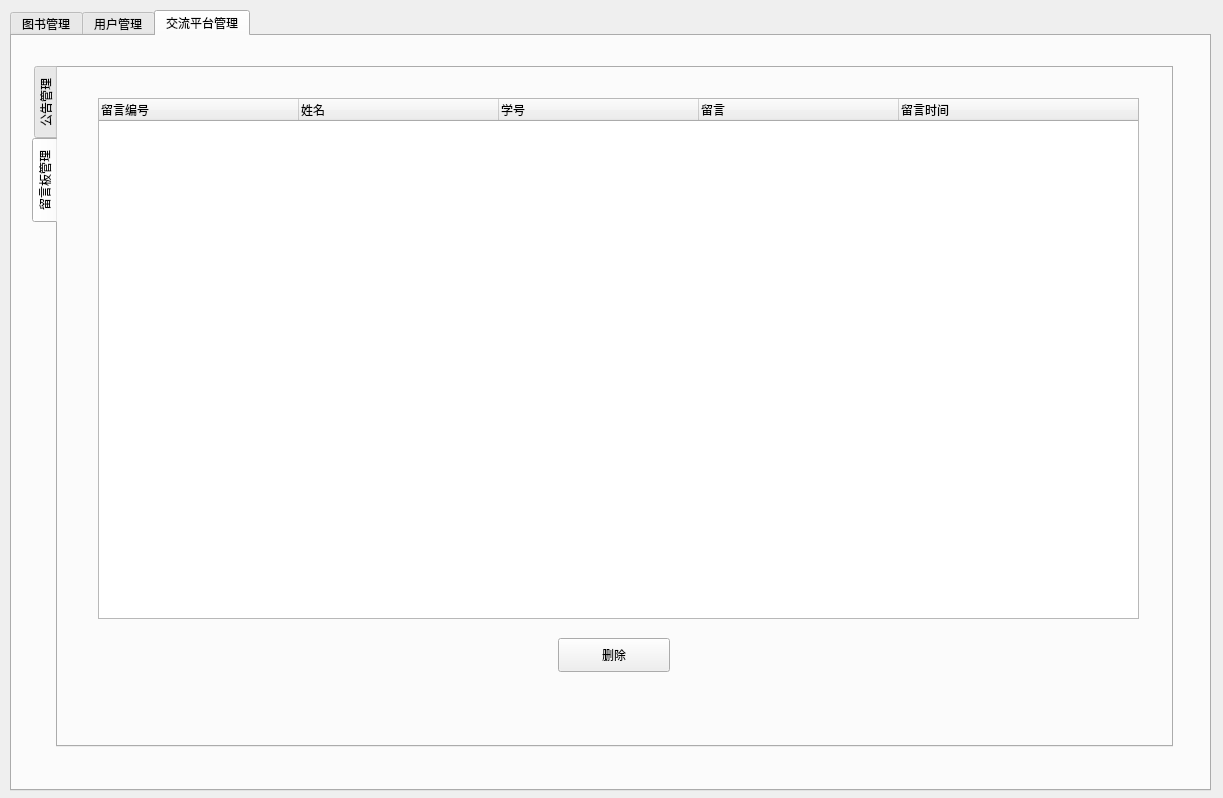
<?xml version="1.0" encoding="UTF-8"?>
<ui version="4.0">
 <class>Admin</class>
 <widget class="QWidget" name="Admin">
  <property name="geometry">
   <rect>
    <x>0</x>
    <y>0</y>
    <width>1223</width>
    <height>798</height>
   </rect>
  </property>
  <property name="windowTitle">
   <string>Admin</string>
  </property>
  <widget class="QTabWidget" name="tabWidget">
   <property name="geometry">
    <rect>
     <x>10</x>
     <y>10</y>
     <width>1201</width>
     <height>781</height>
    </rect>
   </property>
   <property name="font">
    <font>
     <pointsize>9</pointsize>
    </font>
   </property>
   <property name="currentIndex">
    <number>2</number>
   </property>
   <widget class="QWidget" name="tab">
    <attribute name="title">
     <string>图书管理</string>
    </attribute>
    <widget class="QTabWidget" name="tabWidget_3">
     <property name="geometry">
      <rect>
       <x>20</x>
       <y>20</y>
       <width>1161</width>
       <height>721</height>
      </rect>
     </property>
     <property name="tabPosition">
      <enum>QTabWidget::West</enum>
     </property>
     <property name="currentIndex">
      <number>2</number>
     </property>
     <widget class="QWidget" name="tab_6">
      <attribute name="title">
       <string>图书借阅日志</string>
      </attribute>
      <widget class="QTabWidget" name="tabWidget_5">
       <property name="geometry">
        <rect>
         <x>30</x>
         <y>10</y>
         <width>1091</width>
         <height>671</height>
        </rect>
       </property>
       <property name="currentIndex">
        <number>0</number>
       </property>
       <widget class="QWidget" name="tab_12">
        <attribute name="title">
         <string>借阅流水</string>
        </attribute>
        <widget class="QTreeWidget" name="treeWidget_11">
         <property name="geometry">
          <rect>
           <x>10</x>
           <y>10</y>
           <width>1071</width>
           <height>431</height>
          </rect>
         </property>
         <attribute name="headerDefaultSectionSize">
          <number>150</number>
         </attribute>
         <column>
          <property name="text">
           <string>借阅用户</string>
          </property>
         </column>
         <column>
          <property name="text">
           <string notr="true">图书编号</string>
          </property>
         </column>
         <column>
          <property name="text">
           <string>书名</string>
          </property>
         </column>
         <column>
          <property name="text">
           <string>作者</string>
          </property>
         </column>
         <column>
          <property name="text">
           <string>出版社</string>
          </property>
         </column>
         <column>
          <property name="text">
           <string>借阅日期</string>
          </property>
         </column>
         <column>
          <property name="text">
           <string>应还日期</string>
          </property>
         </column>
        </widget>
       </widget>
       <widget class="QWidget" name="tab_13">
        <attribute name="title">
         <string>超期图书</string>
        </attribute>
        <widget class="QTreeWidget" name="treeWidget_12">
         <property name="geometry">
          <rect>
           <x>10</x>
           <y>10</y>
           <width>1071</width>
           <height>431</height>
          </rect>
         </property>
         <attribute name="headerDefaultSectionSize">
          <number>130</number>
         </attribute>
         <column>
          <property name="text">
           <string>借阅用户</string>
          </property>
         </column>
         <column>
          <property name="text">
           <string notr="true">图书编号</string>
          </property>
         </column>
         <column>
          <property name="text">
           <string>书名</string>
          </property>
         </column>
         <column>
          <property name="text">
           <string>作者</string>
          </property>
         </column>
         <column>
          <property name="text">
           <string>出版社</string>
          </property>
         </column>
         <column>
          <property name="text">
           <string>借阅日期</string>
          </property>
         </column>
         <column>
          <property name="text">
           <string>应还日期</string>
          </property>
         </column>
         <column>
          <property name="text">
           <string>超期时间</string>
          </property>
         </column>
        </widget>
       </widget>
      </widget>
     </widget>
     <widget class="QWidget" name="tab_7">
      <attribute name="title">
       <string>图书增添</string>
      </attribute>
      <widget class="QTreeWidget" name="treeWidget_13">
       <property name="geometry">
        <rect>
         <x>30</x>
         <y>20</y>
         <width>1081</width>
         <height>451</height>
        </rect>
       </property>
       <attribute name="headerDefaultSectionSize">
        <number>120</number>
       </attribute>
       <column>
        <property name="text">
         <string notr="true">图书编号</string>
        </property>
       </column>
       <column>
        <property name="text">
         <string>书名</string>
        </property>
       </column>
       <column>
        <property name="text">
         <string>作者</string>
        </property>
       </column>
       <column>
        <property name="text">
         <string>出版社</string>
        </property>
       </column>
       <column>
        <property name="text">
         <string>出版日期</string>
        </property>
       </column>
       <column>
        <property name="text">
         <string>专业类别</string>
        </property>
       </column>
       <column>
        <property name="text">
         <string>当前借阅数量</string>
        </property>
       </column>
       <column>
        <property name="text">
         <string>书本总数量</string>
        </property>
       </column>
       <column>
        <property name="text">
         <string>书价</string>
        </property>
       </column>
      </widget>
      <widget class="QGroupBox" name="groupBox">
       <property name="geometry">
        <rect>
         <x>330</x>
         <y>560</y>
         <width>441</width>
         <height>91</height>
        </rect>
       </property>
       <property name="title">
        <string/>
       </property>
       <widget class="QPushButton" name="pushButton">
        <property name="geometry">
         <rect>
          <x>40</x>
          <y>30</y>
          <width>112</width>
          <height>34</height>
         </rect>
        </property>
        <property name="text">
         <string>添加</string>
        </property>
       </widget>
       <widget class="QPushButton" name="pushButton_2">
        <property name="geometry">
         <rect>
          <x>300</x>
          <y>30</y>
          <width>112</width>
          <height>34</height>
         </rect>
        </property>
        <property name="text">
         <string>删除</string>
        </property>
       </widget>
      </widget>
     </widget>
     <widget class="QWidget" name="tab_8">
      <attribute name="title">
       <string>书籍借阅</string>
      </attribute>
      <widget class="QTabWidget" name="tabWidget_6">
       <property name="geometry">
        <rect>
         <x>20</x>
         <y>20</y>
         <width>1091</width>
         <height>671</height>
        </rect>
       </property>
       <property name="currentIndex">
        <number>0</number>
       </property>
       <widget class="QWidget" name="tab_15">
        <attribute name="title">
         <string>借阅</string>
        </attribute>
        <widget class="QLabel" name="label">
         <property name="geometry">
          <rect>
           <x>90</x>
           <y>50</y>
           <width>91</width>
           <height>31</height>
          </rect>
         </property>
         <property name="text">
          <string>&lt;html&gt;&lt;head/&gt;&lt;body&gt;&lt;p&gt;&lt;span style=&quot; font-size:10pt;&quot;&gt;图书编号&lt;/span&gt;&lt;/p&gt;&lt;/body&gt;&lt;/html&gt;</string>
         </property>
        </widget>
        <widget class="QPushButton" name="searchPushButton">
         <property name="geometry">
          <rect>
           <x>620</x>
           <y>50</y>
           <width>112</width>
           <height>34</height>
          </rect>
         </property>
         <property name="text">
          <string>查询</string>
         </property>
        </widget>
        <widget class="QTreeWidget" name="treeWidget_4">
         <property name="geometry">
          <rect>
           <x>90</x>
           <y>130</y>
           <width>961</width>
           <height>121</height>
          </rect>
         </property>
         <attribute name="headerDefaultSectionSize">
          <number>185</number>
         </attribute>
         <column>
          <property name="text">
           <string>图书编号</string>
          </property>
         </column>
         <column>
          <property name="text">
           <string>ISBN</string>
          </property>
         </column>
         <column>
          <property name="text">
           <string>书名</string>
          </property>
         </column>
         <column>
          <property name="text">
           <string>作者</string>
          </property>
         </column>
         <column>
          <property name="text">
           <string>是否可借</string>
          </property>
         </column>
        </widget>
        <widget class="QLabel" name="label_2">
         <property name="geometry">
          <rect>
           <x>90</x>
           <y>310</y>
           <width>131</width>
           <height>31</height>
          </rect>
         </property>
         <property name="text">
          <string>&lt;html&gt;&lt;head/&gt;&lt;body&gt;&lt;p&gt;&lt;span style=&quot; font-size:10pt;&quot;&gt;用户名(学号)&lt;/span&gt;&lt;/p&gt;&lt;/body&gt;&lt;/html&gt;</string>
         </property>
        </widget>
        <widget class="QPushButton" name="searchPushButton_2">
         <property name="geometry">
          <rect>
           <x>620</x>
           <y>310</y>
           <width>112</width>
           <height>34</height>
          </rect>
         </property>
         <property name="text">
          <string>查询</string>
         </property>
        </widget>
        <widget class="QTreeWidget" name="treeWidget_5">
         <property name="geometry">
          <rect>
           <x>90</x>
           <y>390</y>
           <width>961</width>
           <height>141</height>
          </rect>
         </property>
         <column>
          <property name="text">
           <string>姓名</string>
          </property>
         </column>
         <column>
          <property name="text">
           <string>学号</string>
          </property>
         </column>
         <column>
          <property name="text">
           <string>专业</string>
          </property>
         </column>
        </widget>
        <widget class="QPushButton" name="pushButton_3">
         <property name="geometry">
          <rect>
           <x>470</x>
           <y>570</y>
           <width>112</width>
           <height>34</height>
          </rect>
         </property>
         <property name="text">
          <string>借阅</string>
         </property>
        </widget>
        <widget class="QLineEdit" name="lineEdit">
         <property name="geometry">
          <rect>
           <x>250</x>
           <y>50</y>
           <width>331</width>
           <height>31</height>
          </rect>
         </property>
        </widget>
        <widget class="QLineEdit" name="lineEdit_2">
         <property name="geometry">
          <rect>
           <x>250</x>
           <y>310</y>
           <width>331</width>
           <height>31</height>
          </rect>
         </property>
        </widget>
       </widget>
       <widget class="QWidget" name="tab_14">
        <attribute name="title">
         <string>归还</string>
        </attribute>
        <widget class="QLabel" name="label_3">
         <property name="geometry">
          <rect>
           <x>110</x>
           <y>60</y>
           <width>91</width>
           <height>31</height>
          </rect>
         </property>
         <property name="text">
          <string>&lt;html&gt;&lt;head/&gt;&lt;body&gt;&lt;p&gt;&lt;span style=&quot; font-size:10pt;&quot;&gt;书名&lt;/span&gt;&lt;/p&gt;&lt;/body&gt;&lt;/html&gt;</string>
         </property>
        </widget>
        <widget class="QLabel" name="label_4">
         <property name="geometry">
          <rect>
           <x>110</x>
           <y>300</y>
           <width>121</width>
           <height>31</height>
          </rect>
         </property>
         <property name="text">
          <string>&lt;html&gt;&lt;head/&gt;&lt;body&gt;&lt;p&gt;&lt;span style=&quot; font-size:10pt;&quot;&gt;借阅人信息&lt;/span&gt;&lt;/p&gt;&lt;/body&gt;&lt;/html&gt;</string>
         </property>
        </widget>
        <widget class="QPushButton" name="pushButton_4">
         <property name="geometry">
          <rect>
           <x>680</x>
           <y>60</y>
           <width>112</width>
           <height>34</height>
          </rect>
         </property>
         <property name="text">
          <string>查询</string>
         </property>
        </widget>
        <widget class="QTreeWidget" name="treeWidget_6">
         <property name="geometry">
          <rect>
           <x>70</x>
           <y>140</y>
           <width>971</width>
           <height>111</height>
          </rect>
         </property>
         <attribute name="headerDefaultSectionSize">
          <number>150</number>
         </attribute>
         <column>
          <property name="text">
           <string>图书编号</string>
          </property>
         </column>
         <column>
          <property name="text">
           <string>ISBN</string>
          </property>
         </column>
         <column>
          <property name="text">
           <string>书名</string>
          </property>
         </column>
         <column>
          <property name="text">
           <string>借阅日期</string>
          </property>
         </column>
         <column>
          <property name="text">
           <string>是否可借</string>
          </property>
         </column>
         <column>
          <property name="text">
           <string>是否超期</string>
          </property>
         </column>
        </widget>
        <widget class="QTreeWidget" name="treeWidget_7">
         <property name="geometry">
          <rect>
           <x>70</x>
           <y>380</y>
           <width>961</width>
           <height>141</height>
          </rect>
         </property>
         <column>
          <property name="text">
           <string>姓名</string>
          </property>
         </column>
         <column>
          <property name="text">
           <string>学号</string>
          </property>
         </column>
         <column>
          <property name="text">
           <string>专业</string>
          </property>
         </column>
        </widget>
        <widget class="QPushButton" name="pushButton_8">
         <property name="geometry">
          <rect>
           <x>460</x>
           <y>560</y>
           <width>112</width>
           <height>34</height>
          </rect>
         </property>
         <property name="text">
          <string>归还</string>
         </property>
        </widget>
        <widget class="QLineEdit" name="lineEdit_3">
         <property name="geometry">
          <rect>
           <x>260</x>
           <y>60</y>
           <width>331</width>
           <height>31</height>
          </rect>
         </property>
        </widget>
       </widget>
      </widget>
     </widget>
    </widget>
   </widget>
   <widget class="QWidget" name="tab_2">
    <attribute name="title">
     <string>用户管理</string>
    </attribute>
    <widget class="QTreeWidget" name="treeWidget">
     <property name="geometry">
      <rect>
       <x>10</x>
       <y>40</y>
       <width>1181</width>
       <height>541</height>
      </rect>
     </property>
     <attribute name="headerDefaultSectionSize">
      <number>130</number>
     </attribute>
     <column>
      <property name="text">
       <string>学号</string>
      </property>
     </column>
     <column>
      <property name="text">
       <string>姓名</string>
      </property>
     </column>
     <column>
      <property name="text">
       <string>专业</string>
      </property>
     </column>
     <column>
      <property name="text">
       <string>年级班级</string>
      </property>
     </column>
     <column>
      <property name="text">
       <string>手机号</string>
      </property>
     </column>
     <column>
      <property name="text">
       <string>邮箱</string>
      </property>
     </column>
     <column>
      <property name="text">
       <string>性别</string>
      </property>
     </column>
     <column>
      <property name="text">
       <string>年龄</string>
      </property>
     </column>
     <column>
      <property name="text">
       <string>密码</string>
      </property>
     </column>
    </widget>
    <widget class="QPushButton" name="pushButton_11">
     <property name="geometry">
      <rect>
       <x>510</x>
       <y>660</y>
       <width>112</width>
       <height>34</height>
      </rect>
     </property>
     <property name="text">
      <string>修改密码</string>
     </property>
    </widget>
   </widget>
   <widget class="QWidget" name="tab_3">
    <attribute name="title">
     <string>交流平台管理</string>
    </attribute>
    <widget class="QTabWidget" name="tabWidget_2">
     <property name="geometry">
      <rect>
       <x>20</x>
       <y>30</y>
       <width>1141</width>
       <height>681</height>
      </rect>
     </property>
     <property name="tabPosition">
      <enum>QTabWidget::West</enum>
     </property>
     <property name="currentIndex">
      <number>1</number>
     </property>
     <widget class="QWidget" name="tab_4">
      <attribute name="title">
       <string>公告管理</string>
      </attribute>
      <widget class="QTreeWidget" name="treeWidget_3">
       <property name="geometry">
        <rect>
         <x>60</x>
         <y>30</y>
         <width>981</width>
         <height>481</height>
        </rect>
       </property>
       <attribute name="headerDefaultSectionSize">
        <number>230</number>
       </attribute>
       <column>
        <property name="text">
         <string>编号</string>
        </property>
       </column>
       <column>
        <property name="text">
         <string>标题</string>
        </property>
       </column>
       <column>
        <property name="text">
         <string>内容</string>
        </property>
       </column>
       <column>
        <property name="text">
         <string>发布时间</string>
        </property>
       </column>
      </widget>
      <widget class="QGroupBox" name="groupBox_2">
       <property name="geometry">
        <rect>
         <x>390</x>
         <y>570</y>
         <width>311</width>
         <height>61</height>
        </rect>
       </property>
       <property name="title">
        <string/>
       </property>
       <widget class="QPushButton" name="pushButton_5">
        <property name="geometry">
         <rect>
          <x>10</x>
          <y>10</y>
          <width>112</width>
          <height>34</height>
         </rect>
        </property>
        <property name="text">
         <string>添加</string>
        </property>
       </widget>
       <widget class="QPushButton" name="pushButton_6">
        <property name="geometry">
         <rect>
          <x>170</x>
          <y>10</y>
          <width>112</width>
          <height>34</height>
         </rect>
        </property>
        <property name="text">
         <string>修改</string>
        </property>
       </widget>
      </widget>
     </widget>
     <widget class="QWidget" name="tab_5">
      <attribute name="title">
       <string>留言板管理</string>
      </attribute>
      <widget class="QTreeWidget" name="treeWidget_2">
       <property name="geometry">
        <rect>
         <x>40</x>
         <y>30</y>
         <width>1041</width>
         <height>521</height>
        </rect>
       </property>
       <attribute name="headerDefaultSectionSize">
        <number>200</number>
       </attribute>
       <column>
        <property name="text">
         <string>留言编号</string>
        </property>
       </column>
       <column>
        <property name="text">
         <string>姓名</string>
        </property>
       </column>
       <column>
        <property name="text">
         <string>学号</string>
        </property>
       </column>
       <column>
        <property name="text">
         <string>留言</string>
        </property>
       </column>
       <column>
        <property name="text">
         <string>留言时间</string>
        </property>
       </column>
      </widget>
      <widget class="QPushButton" name="pushButton_7">
       <property name="geometry">
        <rect>
         <x>500</x>
         <y>570</y>
         <width>112</width>
         <height>34</height>
        </rect>
       </property>
       <property name="text">
        <string>删除</string>
       </property>
      </widget>
     </widget>
    </widget>
   </widget>
  </widget>
 </widget>
 <layoutdefault spacing="6" margin="11"/>
 <resources/>
 <connections/>
</ui>
